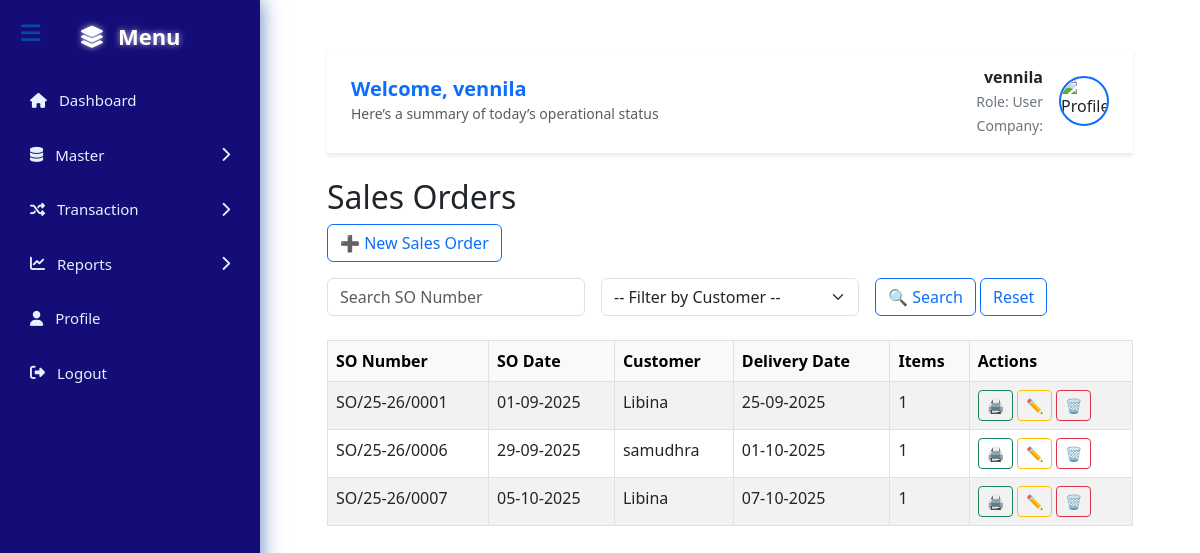
The app's page /sales_list.php (signed in), older data.
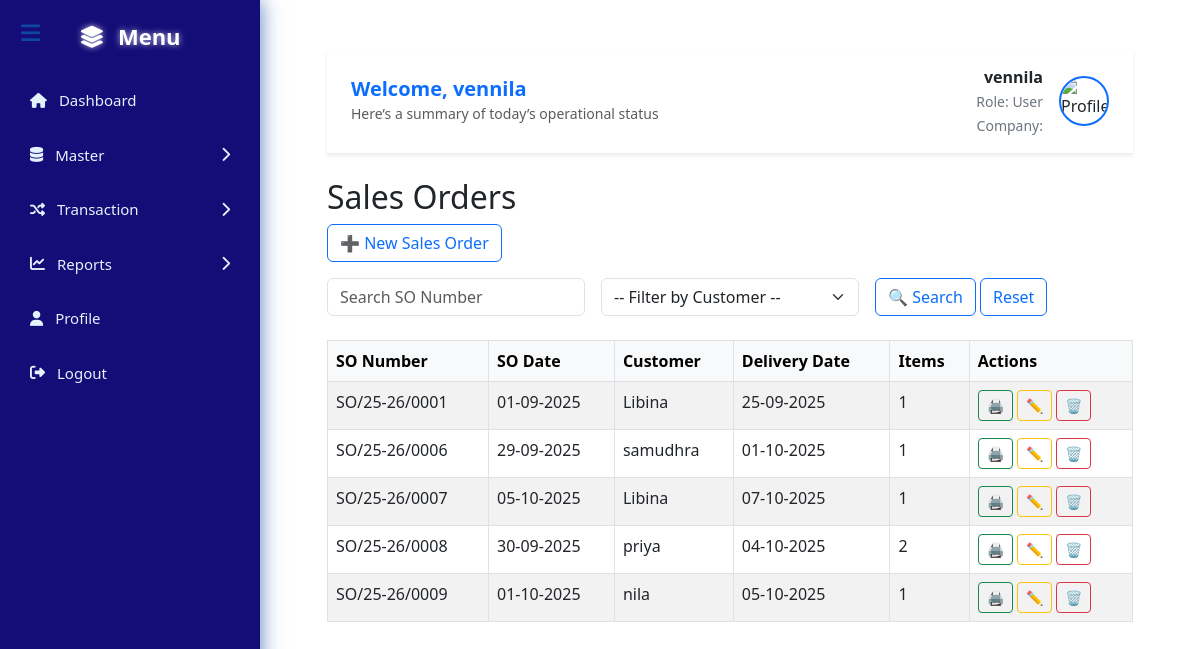
The same page, newer data.
### tables this page shows
CREATE TABLE `sales_orders` (
  `so_id` int(11) NOT NULL,
  `so_number` varchar(50) NOT NULL,
  `so_date` date NOT NULL,
  `customer_id` int(11) NOT NULL,
  `delivery_date` date DEFAULT NULL,
  `customer_bill_no` varchar(255) DEFAULT NULL,
  `notes` text DEFAULT NULL,
  `tax_mode` varchar(20) DEFAULT NULL,
  `terms` text DEFAULT NULL,
  `grand_total` decimal(12,2) NOT NULL DEFAULT 0.00
);

CREATE TABLE `customers` (
  `customer_id` int(11) NOT NULL,
  `customer_name` varchar(100) NOT NULL,
  `company_name` varchar(100) DEFAULT NULL,
  `address` text DEFAULT NULL,
  `country` varchar(50) DEFAULT NULL,
  `city` varchar(50) DEFAULT NULL,
  `state` varchar(50) DEFAULT NULL,
  `zipcode` varchar(10) NOT NULL,
  `ship_address` text DEFAULT NULL,
  `ship_country` varchar(50) DEFAULT NULL,
  `ship_city` varchar(50) DEFAULT NULL,
  `ship_state` varchar(50) DEFAULT NULL,
  `ship_zipcode` varchar(10) DEFAULT NULL,
  `phone` varchar(20) DEFAULT NULL,
  `email` varchar(100) DEFAULT NULL,
  `gstin` varchar(20) NOT NULL,
  `pan` varchar(20) DEFAULT NULL,
  `created_at` timestamp NOT NULL DEFAULT current_timestamp()
);

### sales_list.php (the view, shortened to what this page needs)
<?php
require_once 'config.php';
include 'header.php';
$params = [];
$sql = "
    SELECT
        so.so_id,
        so.so_number,
        so.so_date,
        so.delivery_date,
        c.customer_name,
        COALESCE(items.item_count, 0) AS item_count
    FROM sales_orders so
    JOIN customers c ON so.customer_id = c.customer_id
    LEFT JOIN (
        SELECT so_id, COUNT(*) AS item_count
        FROM sales_order_items
        GROUP BY so_id
    ) items ON so.so_id = items.so_id
";
$sql .= " ORDER BY so.so_number ASC";
$stmt = $pdo->prepare($sql);
$stmt->execute($params);
$orders = $stmt->fetchAll(PDO::FETCH_ASSOC);
?>
<!DOCTYPE html>
<html>
<head>
  <link href="https://cdn.jsdelivr.net/npm/bootstrap@5.3.0/dist/css/bootstrap.min.css" rel="stylesheet">
</head>
<body class="container mt-4">
  <h2>Sales Orders</h2>
  <div class="mb-3">
    <a href="insert_sales.php" class="btn btn-outline-primary">➕ New Sales Order</a>
  </div>
  <form method="get" class="row g-3 mb-4">
    <div class="col-md-4">
      <input type="text" name="so_number" value="<?= htmlspecialchars($_GET['so_number'] ?? '') ?>" class="form-control" placeholder="Search SO Number">
    </div>
    <div class="col-md-4">
      <select name="customer_id" class="form-select">
        <option value="">-- Filter by Customer --</option>
      </select>
    </div>
    <div class="col-md-4">
      <button type="submit" class="btn btn-outline-primary">🔍 Search</button>
      <a href="sales_list.php" class="btn btn-outline-primary">Reset</a>
    </div>
  </form>
  <table class="table table-bordered table-striped">
    <thead class="table-light">
      <tr>
        <th>SO Number</th>
        <th>SO Date</th>
        <th>Customer</th>
        <th>Delivery Date</th>
        <th>Items</th>
        <th>Actions</th>
      </tr>
    </thead>
    <tbody>
      <?php if ($orders): ?>
        <?php foreach ($orders as $o): ?>
          <tr>
            <td><?= htmlspecialchars($o['so_number']) ?></td>
            <td><?= date('d-m-Y', strtotime($o['so_date'])) ?></td>
            <td><?= htmlspecialchars($o['customer_name']) ?></td>
            <td><?= $o['delivery_date'] ? date('d-m-Y', strtotime($o['delivery_date'])) : '-' ?></td>
            <td><?= $o['item_count'] ?></td>
            <td>
              <button class="btn btn-outline-success btn-sm" onclick="showPrint(<?= $o['so_id'] ?>)">🖨 </button>
              <a href="edit_sales.php?id=<?= $o['so_id'] ?>" class="btn btn-outline-warning btn-sm">✏ </a>
              <a href="delete_sales.php?id=<?= $o['so_id'] ?>" class="btn btn-outline-danger btn-sm" onclick="return confirm('Delete this SO?')">🗑 </a>
            </td>
          </tr>
        <?php endforeach; ?>
      <?php else: ?>
        <tr>
          <td colspan="6" class="text-center">No sales orders found.</td>
        </tr>
      <?php endif; ?>
    </tbody>
  </table>
</body>
</html>

### header.php (shortened to what this page needs)
<?php
$name     = htmlspecialchars($_SESSION['user'] ?? 'User');
$role     = htmlspecialchars($_SESSION['role'] ?? 'User');
$company  = htmlspecialchars($_SESSION['company'] ?? 'N/A');
$gender   = strtolower($_SESSION['gender'] ?? 'female');
$profilePic = ($gender === 'female' || $gender === 'girl' || $gender === 'f') ?
    "https://cdn-icons-png.flaticon.com/512/4140/4140051.png" :
    "https://cdn-icons-png.flaticon.com/512/3135/3135715.png";
?>
<!DOCTYPE html>
<html lang="en">
<head>
  <link href="https://cdn.jsdelivr.net/npm/bootstrap@5.3.2/dist/css/bootstrap.min.css" rel="stylesheet">
  <link href="https://cdnjs.cloudflare.com/ajax/libs/font-awesome/6.5.0/css/all.min.css" rel="stylesheet">
</head>
<body>
<button class="toggle-btn" id="menuToggle"><i class="fa fa-bars"></i></button>
<div class="app-sidebar" id="sidebar">
  <div class="logo"><i class="fa-solid fa-layer-group me-2"></i> Menu</div>
  <ul class="nav flex-column">
    <li><a href="dashboard.php" class="nav-link"><i class="fa fa-home"></i> Dashboard</a></li>
    <li>
      <a href="#masterMenu" class="nav-link d-flex align-items-center" data-bs-toggle="collapse">
        <i class="fa fa-database"></i> Master <i class="fa fa-chevron-right rotate-icon"></i>
      </a>
    </li>
    <li>
      <a href="#transactionMenu" class="nav-link d-flex align-items-center" data-bs-toggle="collapse">
        <i class="fa fa-random"></i> Transaction <i class="fa fa-chevron-right rotate-icon"></i>
      </a>
    </li>
    <li>
      <a href="#reportsMenu" class="nav-link d-flex align-items-center" data-bs-toggle="collapse">
        <i class="fa fa-chart-line"></i> Reports <i class="fa fa-chevron-right rotate-icon"></i>
      </a>
    </li>
    <li><a href="profile.php" class="nav-link"><i class="fa fa-user"></i> Profile</a></li>
    <li><a href="logout.php" class="nav-link "><i class="fa fa-sign-out-alt"></i> Logout</a></li>
  </ul>
</div>
<div class="main-content">
<div class="topbar shadow-sm bg-white d-flex justify-content-between align-items-center px-4 py-3 mb-4" style="border-bottom: 1px solid #eee;">
    <div>
        <h5 class="mb-0 fw-bold text-primary">Welcome, <?= $name ?></h5>
        <small class="text-muted">Here’s a summary of today’s operational status</small>
    </div>
    <div class="d-flex align-items-center">
        <div class="text-end me-3">
            <strong><?= $name ?></strong><br>
            <small class="text-secondary">Role: <?= $role ?></small><br>
            <small class="text-secondary">Company: <?= $company ?></small>
        </div>
        <img src="<?= $profilePic ?>" alt="Profile" class="rounded-circle border border-2 border-primary" width="50" height="50">
    </div>
</div>
</body>
</html>

### header.php (style rules this page uses)
.app-sidebar { width: 260px; height: 100vh; background: #140d77; color: white; position: fixed; top: 0; left: 0; overflow-y: auto; transition: all 0.4s ease; box-shadow: 0 0 20px rgba(13, 71, 161, 0.7); z-index: 1000; }
.app-sidebar .logo { font-size: 22px; font-weight: bold; text-align: center; margin: 20px 0; color: white; text-shadow: 0px 0px 6px rgba(255,255,255,0.7); }
.app-sidebar ul { list-style: none; padding: 0; margin: 0; }
.app-sidebar .nav-link { color: #e3f2fd; padding: 12px 20px; display: flex; align-items: center; gap: 12px; font-size: 15px; font-weight: 500; text-decoration: none; transition: all 0.3s ease; border-radius: 8px; margin: 4px 10px; }
.rotate-icon { margin-left: auto; transition: transform 0.3s ease; }
.main-content { margin-left: 260px; padding: 25px; transition: all 0.4s ease; }
.toggle-btn { background: transparent; border: none; color: #0d47a1; font-size: 22px; position: fixed; top: 15px; left: 15px; z-index: 1100; cursor: pointer; }

Row changes from the older to the newer data that the page shows:
added sales_orders: so_number "SO/25-26/0008", so_date "30-09-2025", customer.customer_name "priya", delivery_date "04-10-2025", item_count "2"
added sales_orders: so_number "SO/25-26/0009", so_date "01-10-2025", customer.customer_name "nila", delivery_date "05-10-2025", item_count "1"
